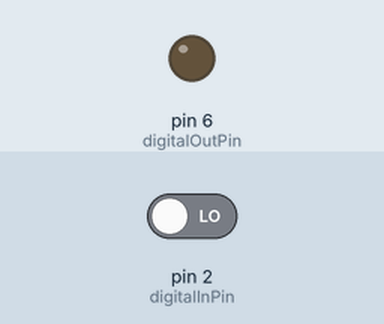
Simulated run of this sketch. Board: Arduino Uno, built with avr-gcc and run on an emulated ATmega328P. Shown: output pins drawn as LEDs (lit = HIGH). The inputs (shaded band) are chosen by the test bench; at power-on: pin 2 (digitalInPin) LOW. What the sketch prints to the serial monitor is not drawn.

Above: at 1.2 s.
1.3 s: pin 2 (digitalInPin) driven HIGH
At 2.2 s:
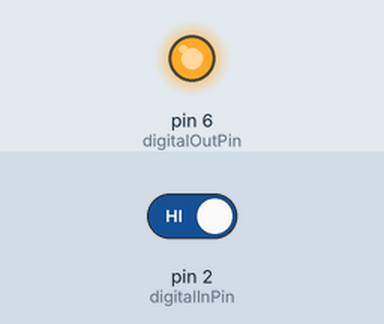
2.8 s: pin 2 (digitalInPin) driven LOW
At 3.4 s:
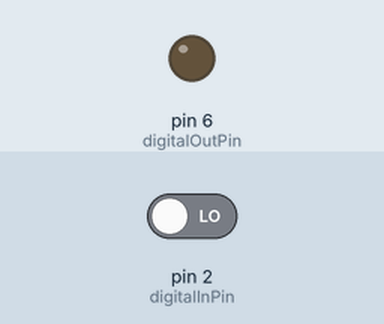
Timing chart, 0 to 5.8 s (numbered marks = the images above; inputs shaded):
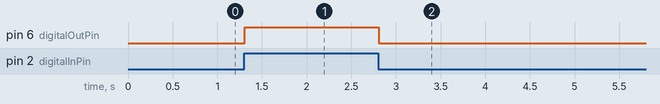

Measured:
- after the input at 1.3 s, pin 6 (digitalOutPin): LOW → HIGH at once
- after the input at 2.8 s, pin 6 (digitalOutPin): HIGH → LOW at once

The sketch:

04_digitalSensorToActuator.ino
```cpp
// use one of these digital sensors from your Grove Kit
// https://wiki.seeedstudio.com/Grove-Button/
// https://wiki.seeedstudio.com/Grove-Touch_Sensor/

// use one of these digital actuators from your Grove Kit
// https://wiki.seeedstudio.com/Grove-LED_Socket_Kit/
// https://wiki.seeedstudio.com/Grove-Relay/ > do not connect 220V devices!!!

// These constants won't change. They're used to give names to the pins used:
const int digitalInPin = 2;  // digital input pin that the sensor is attached to
const int digitalOutPin = 6;  // digital output pin that the actuator is attached to

int sensorValue = 0;        // value read from sensor


void setup() {
  // initialize serial communications at 9600 bps:
  Serial.begin(9600);

  // initialize digital pin as an input:
  pinMode(digitalInPin, INPUT);

  // initialize digital pin as an output:
  pinMode(digitalOutPin, OUTPUT);
}

void loop() {

  // read the digital pin
  sensorValue = digitalRead(digitalInPin);

  // print the results to the Serial Monitor:
  Serial.println(sensorValue); // you should get '0' or '1'

  // switch digital actuator on/off
  digitalWrite(digitalOutPin,sensorValue);

}
```
